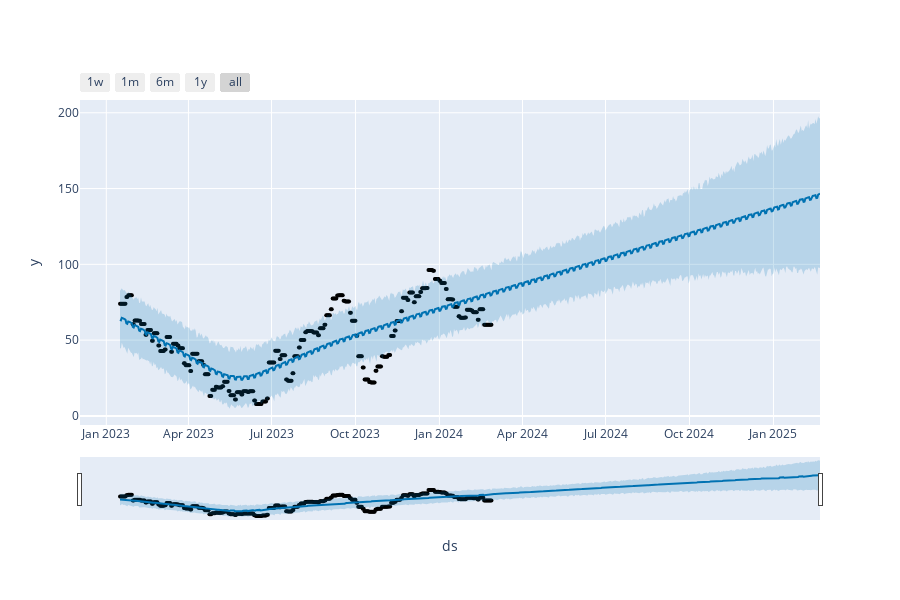

This figure's notebook cell:
### Code cell
from prophet.plot import plot_plotly, plot_components_plotly

plot_plotly(m, forecast)

### Figure 1 — Plotly figure (JSON) as saved in the notebook; plotly's stock layout.template omitted (floating-point values rounded to 4 significant figures; data arrays with more than 128 entries replaced by an {"elided": "..."} marker saying what was removed)
{"data": [{"marker": {"color": "black", "size": 4}, "mode": "markers", "name": "Actual", "type": "scatter", "x": {"elided": "408 str values"}, "y": {"elided": "408 float values"}}, {"hoverinfo": "skip", "line": {"width": 0}, "mode": "lines", "type": "scatter", "x": {"elided": "768 str values"}, "y": {"elided": "768 float values"}}, {"fill": "tonexty", "fillcolor": "rgba(0, 114, 178, 0.2)", "line": {"color": "#0072B2", "width": 2}, "mode": "lines", "name": "Predicted", "type": "scatter", "x": {"elided": "768 str values"}, "y": {"elided": "768 float values"}}, {"fill": "tonexty", "fillcolor": "rgba(0, 114, 178, 0.2)", "hoverinfo": "skip", "line": {"width": 0}, "mode": "lines", "type": "scatter", "x": {"elided": "768 str values"}, "y": {"elided": "768 float values"}}], "layout": {"height": 600, "showlegend": false, "width": 900, "xaxis": {"autorange": true, "range": ["2022-12-03 04:06:51.4286", "2025-02-21"], "rangeselector": {"buttons": [{"count": 7, "label": "1w", "step": "day", "stepmode": "backward"}, {"count": 1, "label": "1m", "step": "month", "stepmode": "backward"}, {"count": 6, "label": "6m", "step": "month", "stepmode": "backward"}, {"count": 1, "label": "1y", "step": "year", "stepmode": "backward"}, {"step": "all"}]}, "rangeslider": {"autorange": true, "range": ["2022-12-03 04:06:51.4286", "2025-02-21"], "visible": true, "yaxis": {"_template": null, "rangemode": "match"}}, "title": {"text": "ds"}, "type": "date"}, "yaxis": {"autorange": true, "range": [-6.001, 208.4], "title": {"text": "y"}, "type": "linear"}}}
